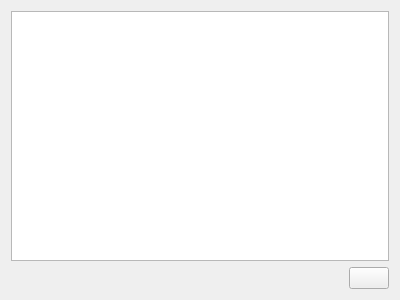
<?xml version="1.0" encoding="UTF-8"?>
<ui version="4.0">
 <class>LogWidget</class>
 <widget class="QWidget" name="LogWidget">
  <property name="geometry">
   <rect>
    <x>0</x>
    <y>0</y>
    <width>400</width>
    <height>300</height>
   </rect>
  </property>
  <property name="windowTitle">
   <string>Form</string>
  </property>
  <layout class="QVBoxLayout" name="verticalLayout">
   <item>
    <widget class="QPlainTextEdit" name="plainTextEdit"/>
   </item>
   <item>
    <layout class="QHBoxLayout" name="horizontalLayout">
     <item>
      <spacer name="horizontalSpacer">
       <property name="orientation">
        <enum>Qt::Horizontal</enum>
       </property>
       <property name="sizeHint" stdset="0">
        <size>
         <width>40</width>
         <height>20</height>
        </size>
       </property>
      </spacer>
     </item>
     <item>
      <widget class="QPushButton" name="pushButtonClear">
       <property name="maximumSize">
        <size>
         <width>40</width>
         <height>40</height>
        </size>
       </property>
       <property name="text">
        <string/>
       </property>
       <property name="icon">
        <iconset resource="debmaker.qrc">
         <normaloff>:/resources/delete.png</normaloff>:/resources/delete.png</iconset>
       </property>
       <property name="iconSize">
        <size>
         <width>30</width>
         <height>30</height>
        </size>
       </property>
      </widget>
     </item>
    </layout>
   </item>
  </layout>
 </widget>
 <resources>
  <include location="debmaker.qrc"/>
 </resources>
 <connections/>
</ui>
